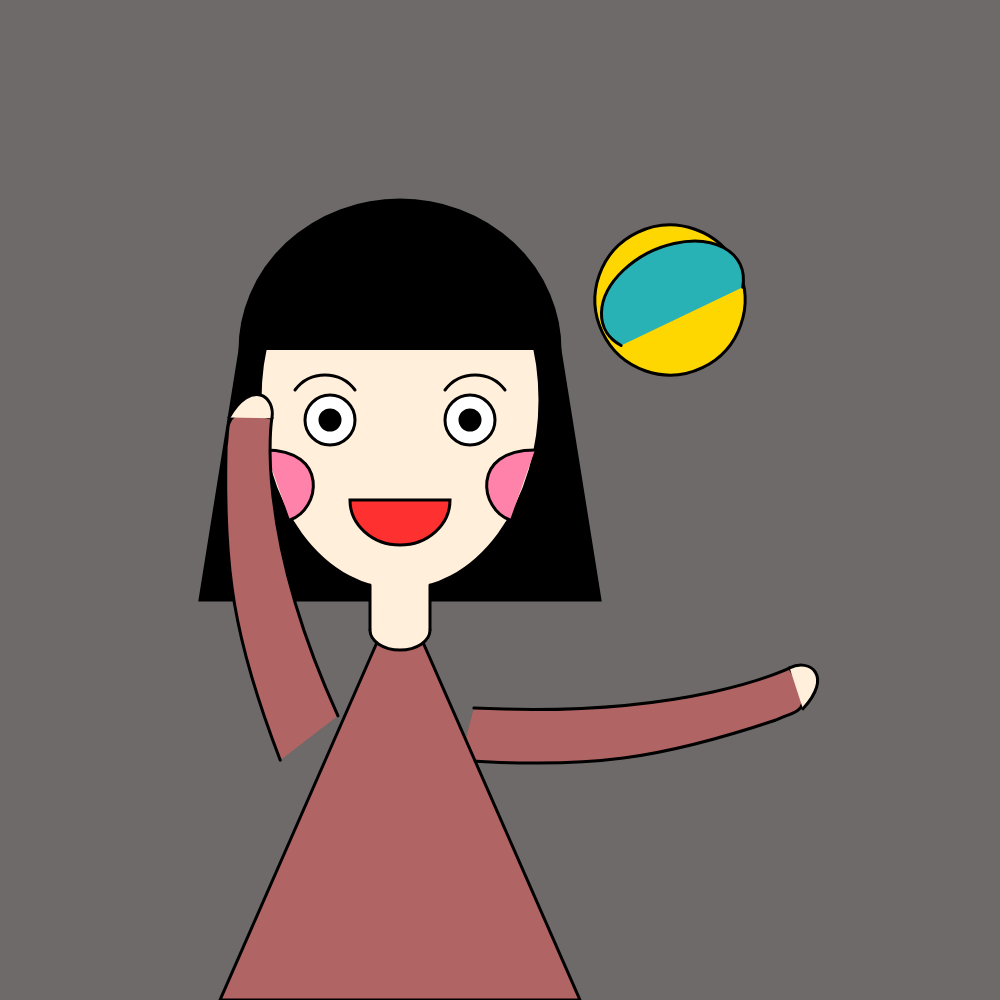
Frame 1 (no input)
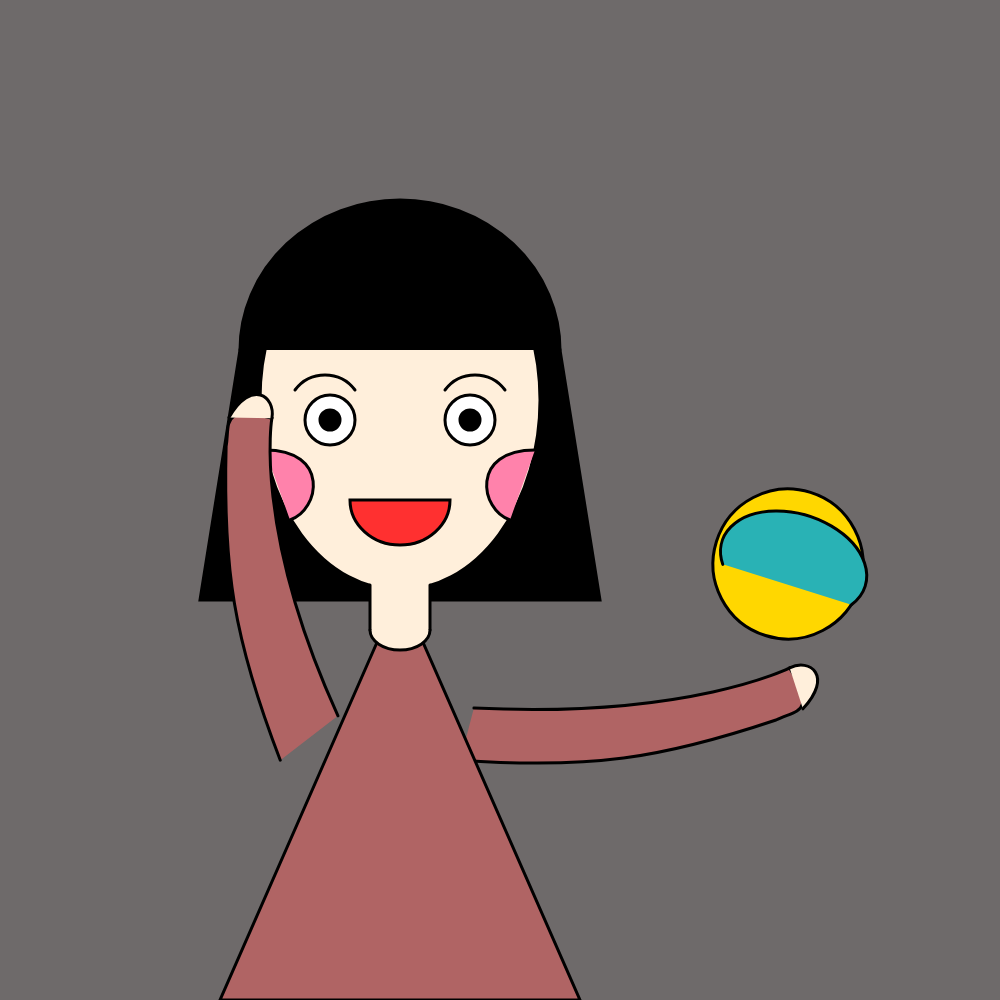
Frame 60 (no input)
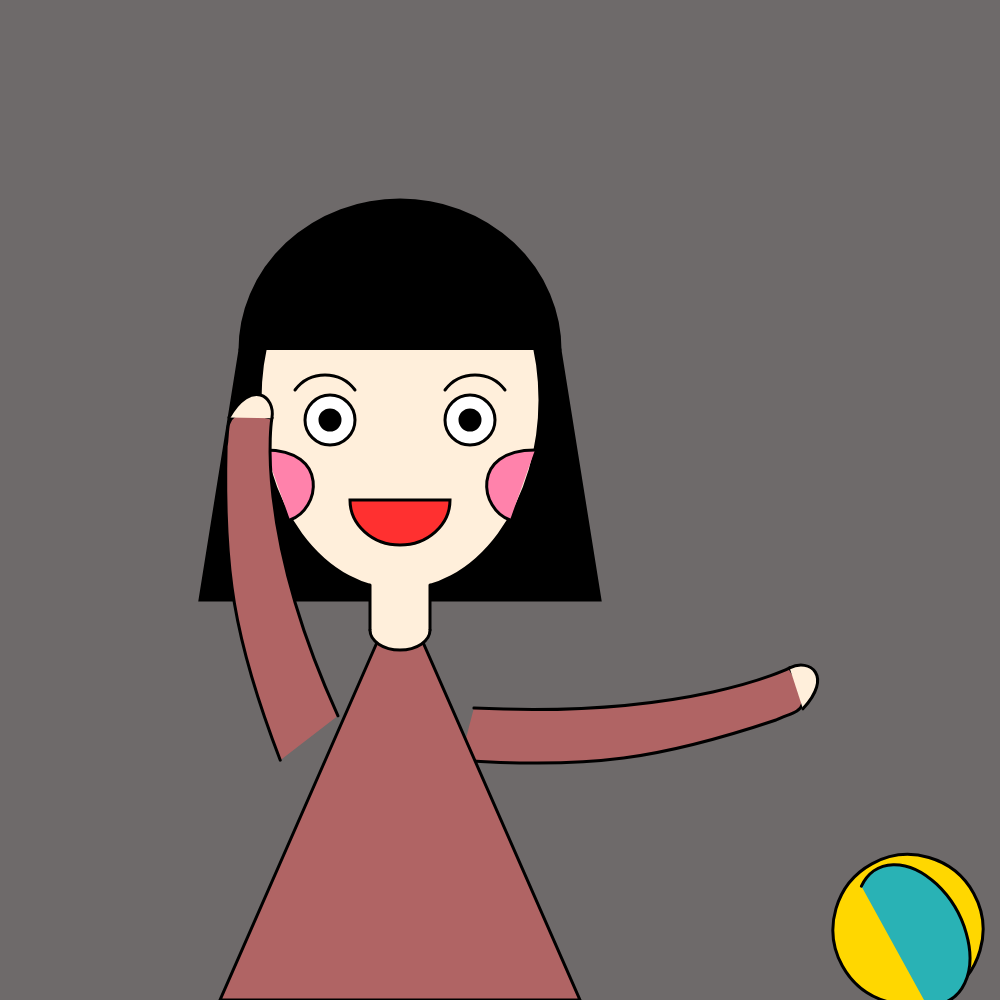
Frame 120 (the mouse pressed at the canvas centre since frame 60)

The p5.js sketch that drew these frames (run headless with seeded random() and noise() and a simulated clock; from frame 60 on, the mouse is pressed at the canvas centre):

// p5.js sketch
// ── sketch.js
var x0=670;
var y0=300;
var dx=2;
function setup() {
  createCanvas(1000, 1000);
}

function draw() {
  background(110, 106, 106);
  strokeWeight(3);

  //发尾
  fill(0);
  quad(240,350,200,600,600,600,560,350);
  
  //脸
  fill(255,239,219);
  ellipse(400,400,280,380);
  fill(0);

  //脸颊
  fill(255,130,171);
  bezier(265,450,330,450,320,510,290,520);  //左脸颊
  bezier(535,450,470,450,480,510,510,520);  //右脸颊

  //刘海
  fill(0);
  arc(400,350,320,300,-PI,0,OPEN);

   //右胳膊
  push();
  fill(176, 100, 100);
  translate(490,720);
  rotate(dx/PI);
  translate(-490,-720);
  beginShape();
  vertex(470,720);
  bezierVertex(650,600,700,500,700,500);
  bezierVertex(750,520,730,530,720,550);
  bezierVertex(650,650,600,700,490,770);
  endShape();

  //右手
  fill(255,239,219);
  bezier(700,500,710,480,740,480,735,525);
  pop();
  
  //左胳膊
  push();
  fill(176, 100, 100);
  translate(310,720);
  rotate(dx/PI);
  translate(-310,-720);
  beginShape();
  vertex(330,700);
  bezierVertex(150,600,100,500,100,500);
  bezierVertex(50,520,70,530,80,550);
  bezierVertex(150,650,200,700,310,770);
  endShape();
  
  //左手
  fill(255,239,219);
  bezier(100,500,90,480,60,480,65,525);
  pop();

  //身子
  fill(176, 100, 100);
  triangle(400,590,220,1000,580,1000);

  //脖子
  strokeWeight(0);
  fill(255,239,219);
  rect(370,570,60,60);
  strokeWeight(3);
  line(370,585,370,630);
  line(430,585,430,630);

  //领子
  strokeWeight(3);
  fill(255,239,219);
  arc(400,630,60,40,0,PI,OPEN);

  //眼睛
  fill(255);
  ellipse(330,420,50,50);  //左眼白
  ellipse(470,420,50,50);  //右眼白
  fill(0);
  ellipse(330,420,20,20);  //左眼珠‘
  ellipse(470,420,20,20);  //右眼珠
  
  //眉毛
  //line(300,380,350,380);
  noFill();
  bezier(295,390,310,370,340,370,355,390);  //左眉毛
  bezier(505,390,490,370,460,370,445,390);  //右眉毛

  //嘴巴
  fill(255,48,48);
  arc(400,500,100,90,0,PI,CHORD);



  //球
  push();
  translate(x0,y0);
  rotate(dx*x0/(100*PI));
  translate(-x0,-y0);
  fill(255,215,0);
  ellipse(x0,y0,150,150);
  x0+=dx;
  y0=0.0034*x0*x0-2.72*x0+596.14;
  if(x0>=width||x0<=0)
  dx=-dx;

  //纹路
  //竖蓝色
  fill(41,178,181);
  arc(x0,y0,100,150,-3*PI/5,3*PI/5,OPEN);

  
}
